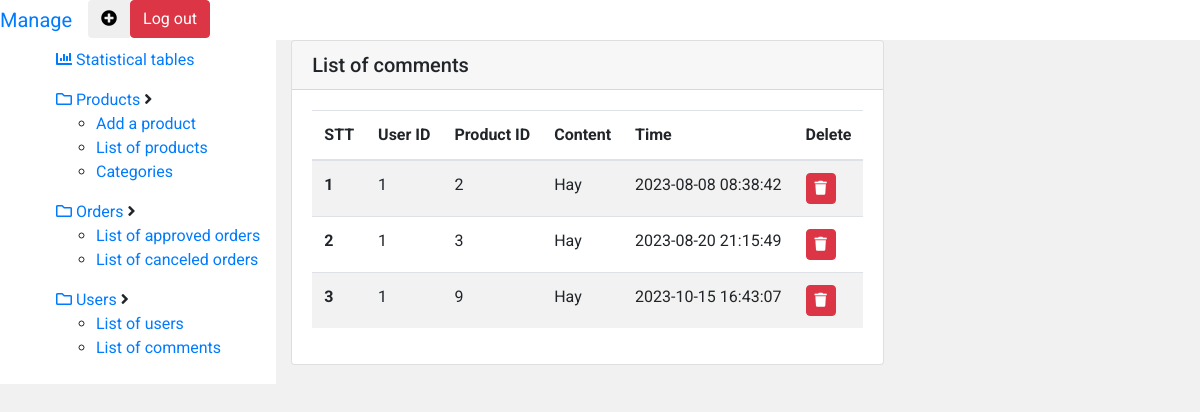
The page /index.php?user=comments (signed in) on the database its author committed.
### tables this page shows
CREATE TABLE `tblcomment` (
  `comment_id` int(11) NOT NULL,
  `user_id` int(11) NOT NULL,
  `product_id` int(11) NOT NULL,
  `comment_content` varchar(255) NOT NULL,
  `comment_time` datetime NOT NULL
);

### comments.php (the view)
<?php
    $sql_comment = "SELECT * FROM tblcomment";
    $query_comment = mysqli_query($mysqli,$sql_comment);
?>
<div id="content" class="container-fluid">
    <div class="card">
        <div class="card-header font-weight-bold d-flex justify-content-between align-items-center">
            <h5 class="m-0 ">List of comments</h5>
        </div>
        <div class="card-body">
            <table class="table table-striped table-checkall">
                <thead>
                    <tr>
                        <th scope="col">STT</th>
                        <th scope="col">User ID</th>
                        <th scope="col">Product ID</th>
                        <th scope="col">Content</th>
                        <th scope="col">Time</th>
                        <th scope="col">Delete</th>
                    </tr>
                </thead>
                <tbody>
                    <?php
                    $i =0;
                    while($row_comment=mysqli_fetch_array($query_comment)){
                    $i++;
                    ?>
                    <tr>
                        <th scope="row"><?php echo $i ?></th>
                        <td><?php echo $row_comment['user_id'] ?></td>
                        <td><?php echo $row_comment['product_id'] ?></td>
                        <td><?php echo $row_comment['comment_content'] ?></td>
                        <td><?php echo $row_comment['comment_time'] ?></td>
                        <td>
                            <a href="modules/manage_users/delete_comment.php?id=<?php echo $row_comment['comment_id']?>" class="btn btn-danger btn-sm rounded text-white" type="button" data-toggle="tooltip" data-placement="top" title="Delete"><i class="fa fa-trash"></i></a>
                        </td>
                    </tr>
                    <?php } ?>
                </tbody>
            </table>
        </div>
    </div>
</div>

### style.css (style rules this page uses)
* { box-sizing: border-box; }
body { font-family: "Roboto", sans-serif; background-color: #f1f1f1; }

### rows shown on the page
tblcomment: user "1", product "2", comment_content "Hay", comment_time "2023-08-08 08:38:42"
tblcomment: user "1", product "3", comment_content "Hay", comment_time "2023-08-20 21:15:49"
tblcomment: user "1", product "9", comment_content "Hay", comment_time "2023-10-15 16:43:07"
